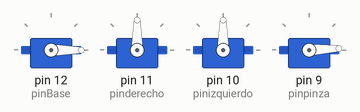
This sketch was run on a simulated Arduino Uno, built with avr-gcc and run on an emulated ATmega328P. Parts: 4 × servo.

Above: at 0.1 s.
At 4.1 s:
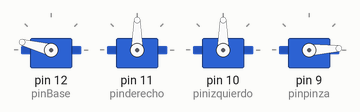
At 8.1 s:
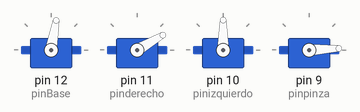
At 18.1 s:
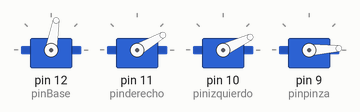
At 28.1 s:
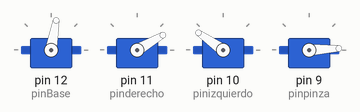
At 38.1 s:
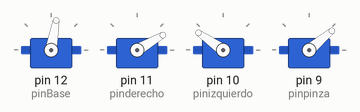
Timing chart, 0 to 39.6 s (numbered marks = the images above):
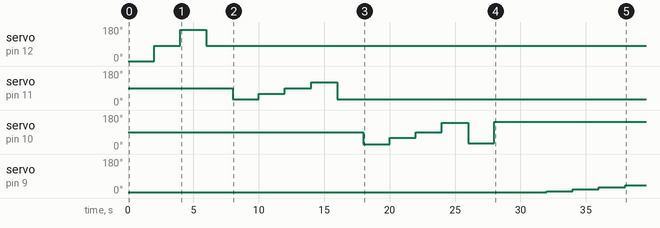

Measured:
- by itself, servo on pin 12 (pinBase): 0° → 80° at 2.0 s, → 165° 2.0 s later, → 80° 2.0 s later
- by itself, servo on pin 11 (pinderecho): 90° → 30° at 8.0 s, → 60° 2.0 s later, → 90° 2.0 s later, → 120° 2.0 s later, … (5 changes in this stretch)
- by itself, servo on pin 9 (pinpinza): 3° → 10° at 32.0 s, → 20° 2.0 s later, → 30° 2.0 s later, → 40° 2.0 s later
- by itself, servo on pin 10 (pinizquierdo): 90° → 25° at 18.0 s, → 60° 2.0 s later, → 90° 2.0 s later, → 140° 2.0 s later, … (6 changes in this stretch)

The sketch:

costilla.ino
```cpp
#include <Servo.h>

#define pinBase 12
#define pinderecho 11
#define pinizquierdo 10
#define pinpinza 9

Servo Base;
Servo derecho;
Servo izquierdo;
Servo pinza;

void setup() {
  // put your setup code here, to run once:
Base.attach(pinBase);
derecho.attach(pinderecho);
izquierdo.attach(pinizquierdo);
pinza.attach(pinpinza);

 //Inicialización del brazo
 pinza.write(3);
 Base.write(0);
 delay (2000);
 Base.write(80);
 delay (2000);
 Base.write(165);
 delay (2000);
 Base.write(80);
  delay (2000);
 derecho.write(30);
 delay (2000);
 derecho.write(60);
 delay (2000);
 derecho.write(90);
 delay (2000);
 derecho.write(120);
 delay (2000);
 derecho.write(30);
 delay (2000);
 izquierdo.write(25);
 delay (2000);
 izquierdo.write(60);
 delay (2000);
 izquierdo.write(90);
 delay (2000);
 izquierdo.write(140);
 delay (2000);
 izquierdo.write(30);
 delay (2000);
 izquierdo.write(145);
 delay (2000);
 pinza.write(3);
 delay (2000);
 pinza.write(10);
 delay (2000);
 pinza.write(20);
 delay (2000);
 pinza.write(30);
 delay (2000);
 pinza.write(40);
  delay (2000);
 pinza.write(0);


}

void loop() {
  // put your main code here, to run repeatedly:
}
```
